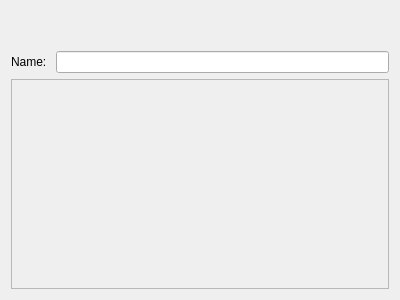
<?xml version="1.0" encoding="UTF-8"?>
<ui version="4.0">
 <class>PresetCreatingWidget</class>
 <widget class="QWidget" name="PresetCreatingWidget">
  <property name="geometry">
   <rect>
    <x>0</x>
    <y>0</y>
    <width>400</width>
    <height>300</height>
   </rect>
  </property>
  <property name="windowTitle">
   <string>Form</string>
  </property>
  <layout class="QVBoxLayout" name="verticalLayout" stretch="0,0,1">
   <item>
    <spacer name="verticalSpacer">
     <property name="orientation">
      <enum>Qt::Vertical</enum>
     </property>
     <property name="sizeHint" stdset="0">
      <size>
       <width>20</width>
       <height>40</height>
      </size>
     </property>
    </spacer>
   </item>
   <item>
    <layout class="QHBoxLayout" name="horizontalLayout">
     <item>
      <widget class="QLabel" name="nameLabel">
       <property name="text">
        <string>Name: </string>
       </property>
      </widget>
     </item>
     <item>
      <widget class="QLineEdit" name="nameLineEdit"/>
     </item>
    </layout>
   </item>
   <item>
    <widget class="QFrame" name="instrumentButtonsFrame">
     <property name="frameShape">
      <enum>QFrame::StyledPanel</enum>
     </property>
     <property name="frameShadow">
      <enum>QFrame::Raised</enum>
     </property>
    </widget>
   </item>
  </layout>
 </widget>
 <resources/>
 <connections/>
</ui>
